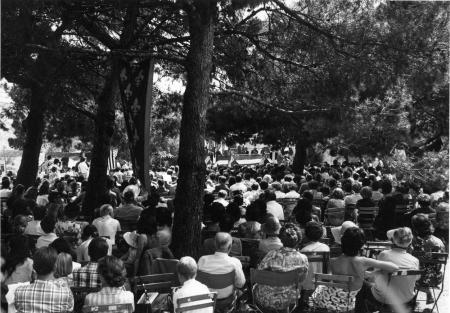
#> input picture block-2/park.jpg, 450 x 313 px
$ python naivedownsample.py
#> lines starting #> are read from the running program, lines starting #| are printed output that depends on the picture
import cv2
import numpy as np
from matplotlib import pyplot as plt

img = cv2.imread('../park.jpg', 0)
#> img is the input picture: shape (313, 450); min 0, max 255, mean 66.3
img_gaussian=cv2.GaussianBlur(img,(3,3),0)
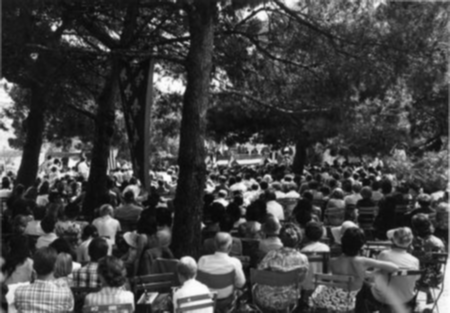
#> img_gaussian: shape (313, 450); min 7, max 253, mean 66.3

#Own implementation
img_down_nofilter=np.zeros((int(img.shape[0]/2),int(img.shape[1]/2)))
img_down_gaussian=np.zeros((int(img.shape[0]/2),int(img.shape[1]/2)))
for i in range(int(img.shape[0]/2)):
     for j in range(int(img.shape[1]/2)):
         img_down_nofilter[i][j]=img[2*i][2*j]
         img_down_gaussian[i][j]=img_gaussian[2*i][2*j]
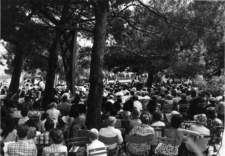
#> img_down_gaussian: shape (156, 225) float64; min 8, max 253, mean 66.1
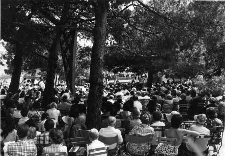
#> img_down_nofilter: shape (156, 225) float64; min 0, max 255, mean 66.1

#Opencv implementation
img_down_cv = cv2.pyrDown(img)
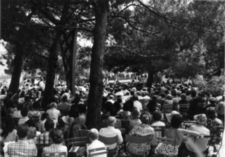
#> img_down_cv: shape (157, 225); min 9, max 252, mean 66.2

plt.subplot(221),plt.imshow(img,cmap = 'gray'),plt.title('Original')
plt.xticks([]), plt.yticks([])
plt.subplot(222),plt.imshow(img_down_nofilter,cmap = 'gray'),plt.title('Downsampled')
plt.xticks([]), plt.yticks([])
plt.subplot(223),plt.imshow(img_down_gaussian,cmap = 'gray'),plt.title('Gaussian + Downsampled')
plt.xticks([]), plt.yticks([])
plt.subplot(224),plt.imshow(img_down_cv,cmap = 'gray'),plt.title('OpenCV downsampled')
plt.xticks([]), plt.yticks([])
plt.show()

$ run again, with block-2/chess.jpg copied over block-2/park.jpg
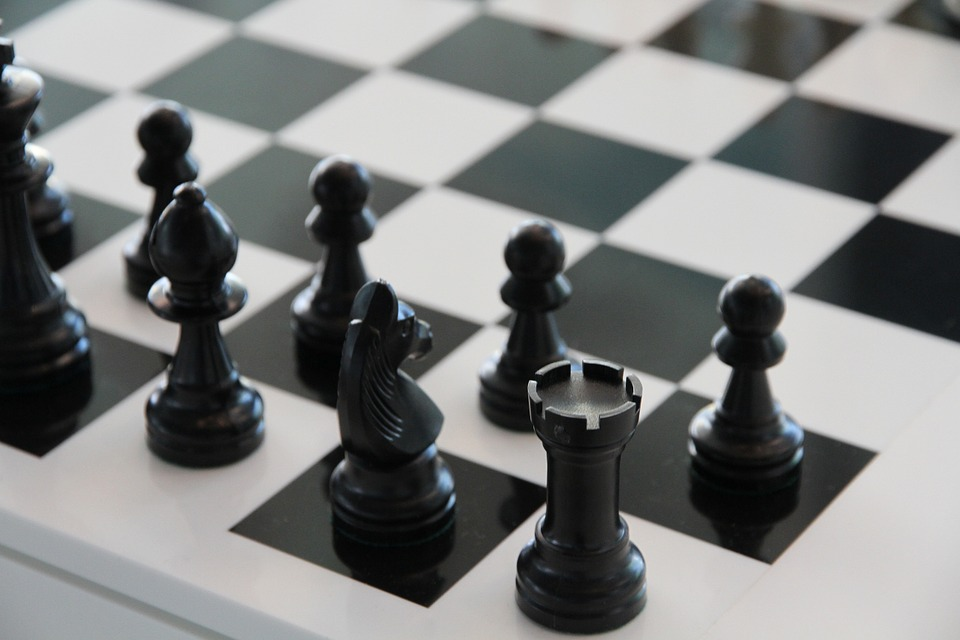
#> input picture block-2/chess.jpg, 960 x 640 px
#> after the loop `for i in range(int(img.shape[0]/2)):`:
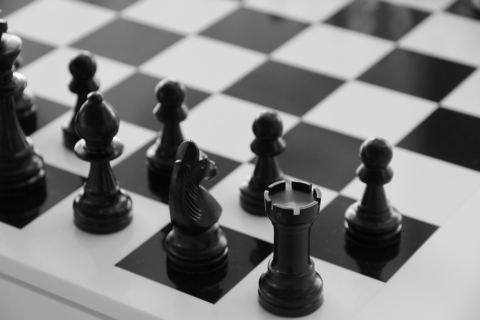
#> img_down_gaussian: shape (320, 480) float64; min 3, max 255, mean 126.8
#> `plt.show()`:
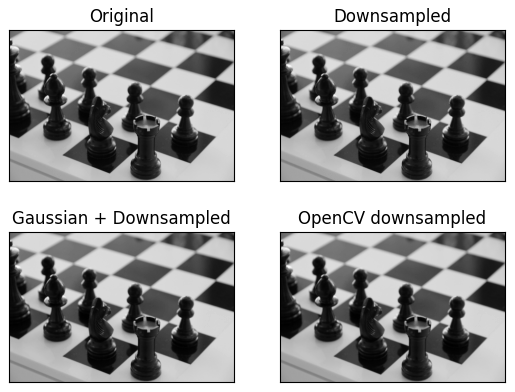
#> figure drawn by matplotlib, 4 panels

$ run again, with block-2/moon.jpg copied over block-2/park.jpg
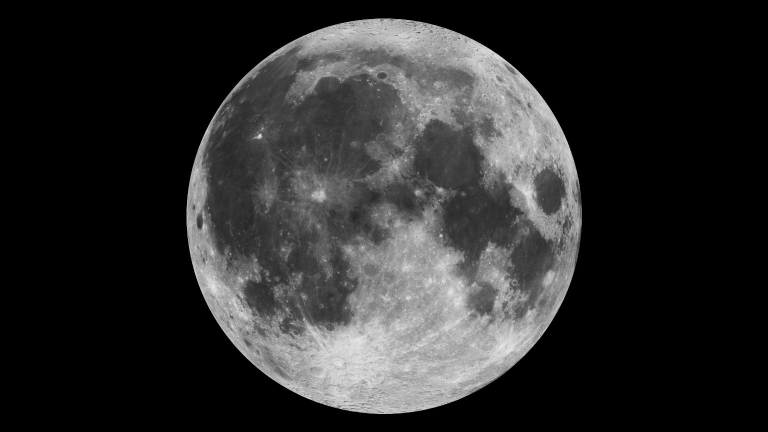
#> input picture block-2/moon.jpg, 1536 x 864 px (shown at 1/2 size)
#> img is the input picture: shape (864, 1536); min 0, max 243, mean 44.5
#> after the loop `for i in range(int(img.shape[0]/2)):`:
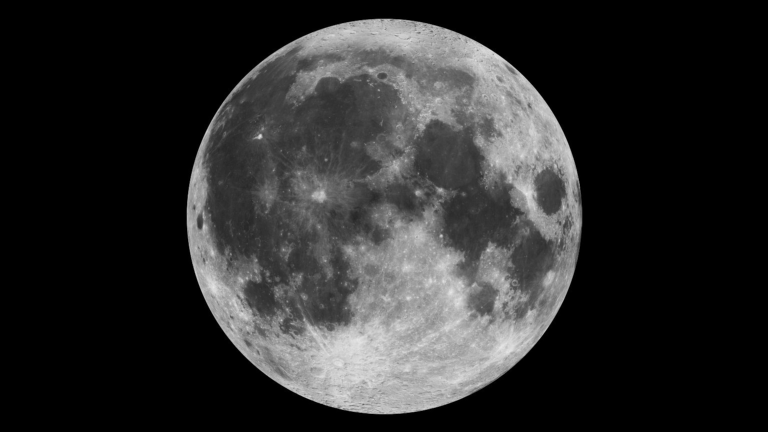
#> img_down_gaussian: shape (432, 768) float64; min 0, max 233, mean 44.5
#> `plt.show()`:
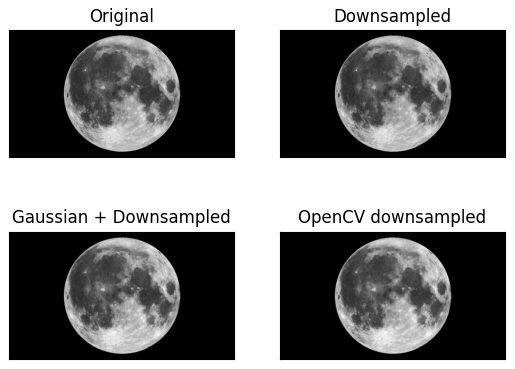
#> figure drawn by matplotlib, 4 panels

$ run again, with block-2/zebra.jpg copied over block-2/park.jpg
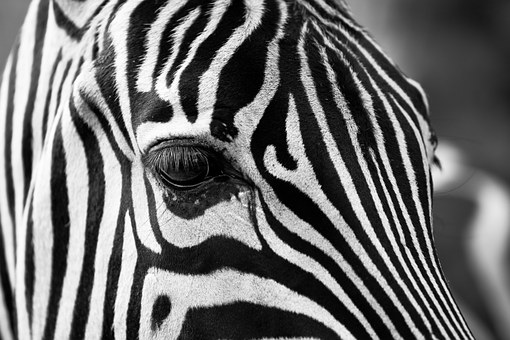
#> input picture block-2/zebra.jpg, 510 x 340 px
#> img is the input picture: shape (340, 510); min 0, max 255, mean 109.4
#> after the loop `for i in range(int(img.shape[0]/2)):`:
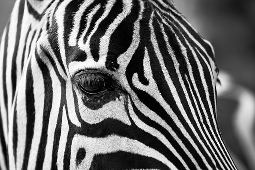
#> img_down_nofilter: shape (170, 255) float64; min 0, max 255, mean 109.5
#> `plt.show()`:
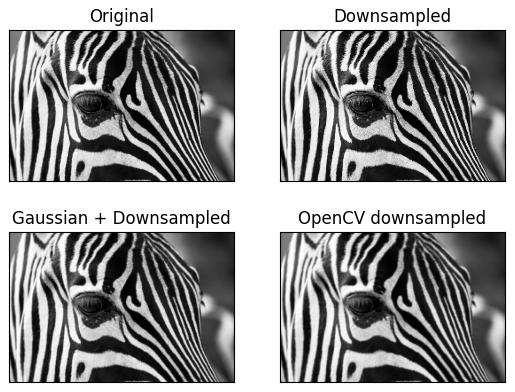
#> figure drawn by matplotlib, 4 panels
